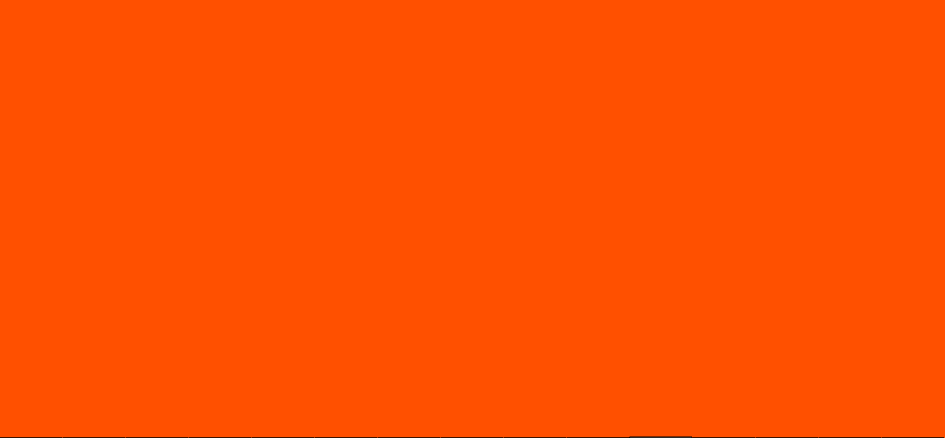
Frame 1 (no input)
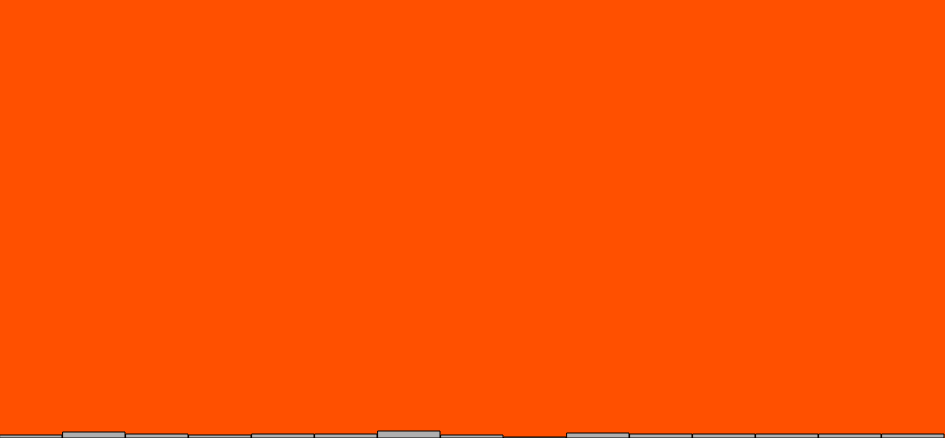
Frame 60 (no input)
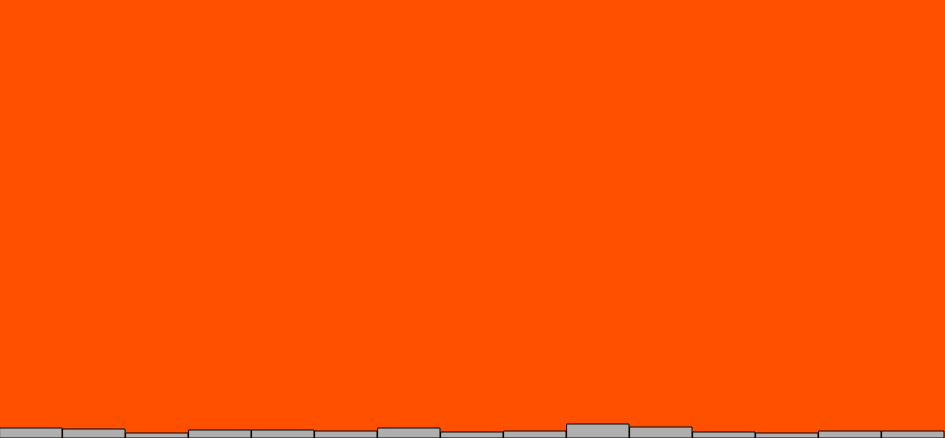
Frame 120 (the mouse pressed at the canvas centre since frame 60)

The p5.js sketch that drew these frames (run headless with seeded random() and noise() and a simulated clock; from frame 60 on, the mouse is pressed at the canvas centre):

// p5.js sketch
// ── sketch.js
let randomCounts = [];

function setup() {
  createCanvas(945,438);
  for (let i = 0; i < 15; i++) {
    randomCounts[i] = 0;
  }
}

function draw() {
  background(255,80,0);
  let index = floor(random(randomCounts.length));
  randomCounts[index]++;
  stroke(0);
  fill(175);
  let w = width / randomCounts.length;
  for (let x = 0; x < randomCounts.length; x++) {
    rect(x * w, height - randomCounts[x], w-1, randomCounts[x]);
  }
}

// Probability of drawing two aces from a deck of 52 cards?
// number of aces / total number of cards = 4 / 52
// Probability of two aces in a row = (4 / 52) * (4 / 52) = 0.00591716 ~ 0.5%
